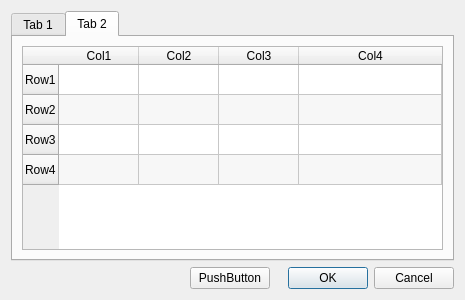
<?xml version="1.0" encoding="UTF-8"?>
<ui version="4.0">
 <class>Form</class>
 <widget class="QWidget" name="Form">
  <property name="geometry">
   <rect>
    <x>0</x>
    <y>0</y>
    <width>465</width>
    <height>300</height>
   </rect>
  </property>
  <property name="sizePolicy">
   <sizepolicy hsizetype="Fixed" vsizetype="Fixed">
    <horstretch>0</horstretch>
    <verstretch>0</verstretch>
   </sizepolicy>
  </property>
  <property name="minimumSize">
   <size>
    <width>465</width>
    <height>300</height>
   </size>
  </property>
  <property name="maximumSize">
   <size>
    <width>465</width>
    <height>300</height>
   </size>
  </property>
  <property name="windowTitle">
   <string>Form</string>
  </property>
  <layout class="QVBoxLayout" name="verticalLayout">
   <item>
    <widget class="QTabWidget" name="tabWidget">
     <property name="currentIndex">
      <number>1</number>
     </property>
     <widget class="QWidget" name="tab">
      <attribute name="title">
       <string>Tab 1</string>
      </attribute>
      <layout class="QGridLayout" name="gridLayout_2">
       <item row="0" column="0">
        <layout class="QGridLayout" name="gridLayout">
         <item row="3" column="1">
          <widget class="QTextEdit" name="textEdit_2"/>
         </item>
         <item row="3" column="0">
          <widget class="QPushButton" name="pushButton_4">
           <property name="text">
            <string>delete 1st</string>
           </property>
          </widget>
         </item>
         <item row="2" column="1">
          <widget class="QTextEdit" name="textEdit"/>
         </item>
         <item row="1" column="0">
          <widget class="QPushButton" name="pushButton">
           <property name="text">
            <string>Add</string>
           </property>
          </widget>
         </item>
         <item row="2" column="0">
          <widget class="QPushButton" name="pushButton_3">
           <property name="text">
            <string>Copy 1st</string>
           </property>
          </widget>
         </item>
         <item row="4" column="0">
          <spacer name="verticalSpacer">
           <property name="orientation">
            <enum>Qt::Vertical</enum>
           </property>
           <property name="sizeHint" stdset="0">
            <size>
             <width>20</width>
             <height>40</height>
            </size>
           </property>
          </spacer>
         </item>
         <item row="0" column="0">
          <widget class="QPushButton" name="pushButton_2">
           <property name="text">
            <string>Remove</string>
           </property>
          </widget>
         </item>
        </layout>
       </item>
       <item row="0" column="1">
        <widget class="QTableWidget" name="tableWidget">
         <property name="dragEnabled">
          <bool>true</bool>
         </property>
         <property name="dragDropMode">
          <enum>QAbstractItemView::DragDrop</enum>
         </property>
         <property name="alternatingRowColors">
          <bool>true</bool>
         </property>
         <attribute name="horizontalHeaderDefaultSectionSize">
          <number>75</number>
         </attribute>
         <row>
          <property name="text">
           <string>Row1</string>
          </property>
         </row>
         <row>
          <property name="text">
           <string>Row2</string>
          </property>
         </row>
         <row>
          <property name="text">
           <string>Row3</string>
          </property>
         </row>
         <row>
          <property name="text">
           <string>Row4</string>
          </property>
         </row>
         <column>
          <property name="text">
           <string>Col1</string>
          </property>
         </column>
         <column>
          <property name="text">
           <string>Col2</string>
          </property>
         </column>
         <column>
          <property name="text">
           <string>Col3</string>
          </property>
         </column>
         <column>
          <property name="text">
           <string>Col4</string>
          </property>
         </column>
        </widget>
       </item>
      </layout>
      <zorder>verticalLayoutWidget</zorder>
      <zorder>tableWidget</zorder>
      <zorder>pushButton_3</zorder>
      <zorder>gridLayoutWidget</zorder>
     </widget>
     <widget class="QWidget" name="tab_2">
      <attribute name="title">
       <string>Tab 2</string>
      </attribute>
      <layout class="QHBoxLayout" name="horizontalLayout_3">
       <item>
        <widget class="QTableWidget" name="tableWidget_2">
         <property name="dragEnabled">
          <bool>true</bool>
         </property>
         <property name="dragDropMode">
          <enum>QAbstractItemView::DragDrop</enum>
         </property>
         <property name="alternatingRowColors">
          <bool>true</bool>
         </property>
         <attribute name="horizontalHeaderDefaultSectionSize">
          <number>80</number>
         </attribute>
         <attribute name="horizontalHeaderStretchLastSection">
          <bool>true</bool>
         </attribute>
         <row>
          <property name="text">
           <string>Row1</string>
          </property>
         </row>
         <row>
          <property name="text">
           <string>Row2</string>
          </property>
         </row>
         <row>
          <property name="text">
           <string>Row3</string>
          </property>
         </row>
         <row>
          <property name="text">
           <string>Row4</string>
          </property>
         </row>
         <column>
          <property name="text">
           <string>Col1</string>
          </property>
         </column>
         <column>
          <property name="text">
           <string>Col2</string>
          </property>
         </column>
         <column>
          <property name="text">
           <string>Col3</string>
          </property>
         </column>
         <column>
          <property name="text">
           <string>Col4</string>
          </property>
         </column>
        </widget>
       </item>
      </layout>
     </widget>
    </widget>
   </item>
   <item>
    <layout class="QHBoxLayout" name="horizontalLayout">
     <item>
      <spacer name="horizontalSpacer">
       <property name="orientation">
        <enum>Qt::Horizontal</enum>
       </property>
       <property name="sizeHint" stdset="0">
        <size>
         <width>40</width>
         <height>20</height>
        </size>
       </property>
      </spacer>
     </item>
     <item>
      <widget class="QPushButton" name="pushButton_5">
       <property name="text">
        <string>PushButton</string>
       </property>
      </widget>
     </item>
     <item>
      <widget class="QDialogButtonBox" name="buttonBox">
       <property name="standardButtons">
        <set>QDialogButtonBox::Cancel|QDialogButtonBox::Ok</set>
       </property>
      </widget>
     </item>
    </layout>
   </item>
  </layout>
 </widget>
 <resources/>
 <connections>
  <connection>
   <sender>tableWidget_2</sender>
   <signal>cellClicked(int,int)</signal>
   <receiver>tableWidget_2</receiver>
   <slot>update()</slot>
   <hints>
    <hint type="sourcelabel">
     <x>106</x>
     <y>90</y>
    </hint>
    <hint type="destinationlabel">
     <x>108</x>
     <y>90</y>
    </hint>
   </hints>
  </connection>
  <connection>
   <sender>pushButton_5</sender>
   <signal>clicked()</signal>
   <receiver>tableWidget_2</receiver>
   <slot>clearContents()</slot>
   <hints>
    <hint type="sourcelabel">
     <x>234</x>
     <y>272</y>
    </hint>
    <hint type="destinationlabel">
     <x>236</x>
     <y>238</y>
    </hint>
   </hints>
  </connection>
 </connections>
</ui>
